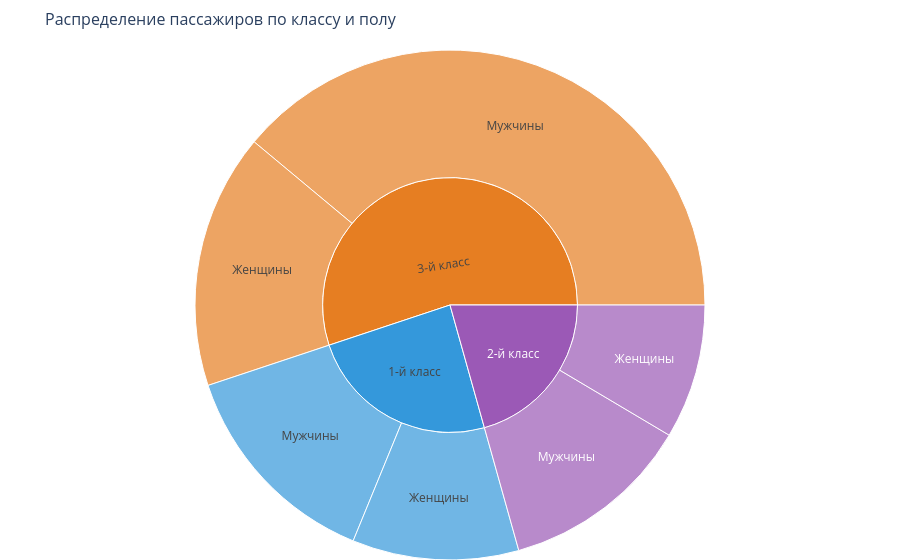

The notebook cell this image was saved under:
### Markdown cell above
## 9. Интерактивный Sunburst plot (Plotly)

Первый уровень - количество пассажиров в каждом классе, второй - пол внутри класса.

### Code cell
sunburst_df = df.groupby(['Pclass', 'Sex']).size().reset_index(name='Count')
sunburst_df['Pclass_label'] = sunburst_df['Pclass'].map({1: '1-й класс', 2: '2-й класс', 3: '3-й класс'})
sunburst_df['Sex_label'] = sunburst_df['Sex'].map({'male': 'Мужчины', 'female': 'Женщины'})

fig = px.sunburst(
    sunburst_df,
    path=['Pclass_label', 'Sex_label'],
    values='Count',
    title='Распределение пассажиров по классу и полу',
    color='Pclass_label',
    color_discrete_map={
        '1-й класс': '#3498db',
        '2-й класс': '#9b59b6',
        '3-й класс': '#e67e22'
    }
)
fig.update_layout(
    margin=dict(t=50, l=0, r=0, b=0),
    title_font_size=16
)
fig.show()

### Figure 1 — Plotly figure (JSON) as saved in the notebook; plotly's stock layout.template omitted (floating-point values rounded to 4 significant figures)
{"data": [{"branchvalues": "total", "customdata": [["1-й класс"], ["1-й класс"], ["1-й класс"], ["2-й класс"], ["2-й класс"], ["2-й класс"], ["3-й класс"], ["3-й класс"], ["3-й класс"]], "domain": {"x": [0, 1], "y": [0, 1]}, "hovertemplate": "labels=%{label}<br>Count=%{value}<br>parent=%{parent}<br>id=%{id}<br>Pclass_label=%{customdata[0]}<extra></extra>", "ids": ["1-й класс/Женщины", "1-й класс/Мужчины", "1-й класс", "2-й класс/Женщины", "2-й класс/Мужчины", "2-й класс", "3-й класс/Женщины", "3-й класс/Мужчины", "3-й класс"], "labels": ["Женщины", "Мужчины", "1-й класс", "Женщины", "Мужчины", "2-й класс", "Женщины", "Мужчины", "3-й класс"], "marker": {"colors": ["#3498db", "#3498db", "#3498db", "#9b59b6", "#9b59b6", "#9b59b6", "#e67e22", "#e67e22", "#e67e22"]}, "name": "", "parents": ["1-й класс", "1-й класс", "", "2-й класс", "2-й класс", "", "3-й класс", "3-й класс", ""], "type": "sunburst", "values": [94.0, 122.0, 216.0, 76.0, 108.0, 184.0, 144.0, 347.0, 491.0]}], "layout": {"legend": {"tracegroupgap": 0}, "margin": {"b": 0, "l": 0, "r": 0, "t": 50}, "title": {"font": {"size": 16}, "text": "Распределение пассажиров по классу и полу"}}}
